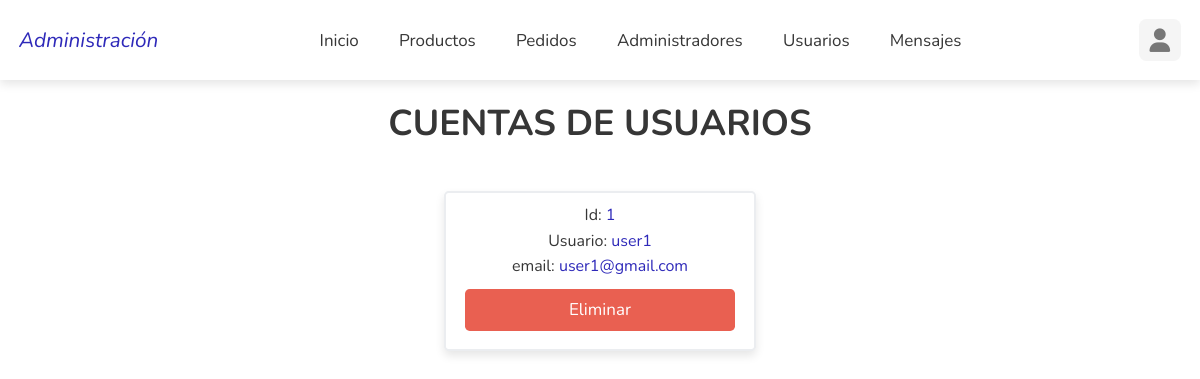
Screenshot of /admin/users_accounts.php (signed in) with the database file from the repository.
### tables this page shows
CREATE TABLE `users` (
  `id` int(100) NOT NULL,
  `name` varchar(20) NOT NULL,
  `email` varchar(50) NOT NULL,
  `password` varchar(50) NOT NULL
);

### admin/users_accounts.php (the view, shortened to what this page needs)
<?php
include '../componentes/connect.php';
?>
<!DOCTYPE html>
<html lang="en">
<head>
    <link rel="stylesheet" href="https://cdnjs.cloudflare.com/ajax/libs/font-awesome/6.2.1/css/all.min.css">
    <link rel="stylesheet" href="../css/admin_estilo.css">
</head>
<body>
    <?php
    include '../componentes/admin_header.php';
    ?>
    <section class="accounts">
        <h1 class="heading">Cuentas de Usuarios</h1>
        <div class="box-container">
            <?php
            $select_accounts = $conn->prepare("SELECT * FROM `users`");
            $select_accounts->execute();
            if ($select_accounts->rowCount() > 0) {
                while ($fetch_accounts = $select_accounts->fetch(PDO::FETCH_ASSOC)) {
            ?>
            <div class="box">
                    <p>Id: <span><?= $fetch_accounts['id']?></span></p>
                    <p>Usuario: <span><?= $fetch_accounts['name']?></span></p>
                    <p>email: <span><?= $fetch_accounts['email']?></span></p>
                    <a href="users_accounts.php?delete=<?= $fetch_accounts['id']; ?>" class="delete-btn" onclick="return confirm('Desea Eliminar esta cuenta?')">Eliminar</a>
            </div>
            <?php
                }
            } else {
                echo '<p class="empty">No hay cuentas disponibles</p>';
            }
            ?>
        </div>
    </section>
</body>
</html>

### css/admin_estilo.css (style rules this page uses)
:root { --color-principal: #2e29b9; --verde: #29c539e7; --rojo: #e74d3ce3; --naranja: #e2b214d5; --negro: rgb(54, 54, 54); --blanco: #fff; --gris: #EBEDF0; --border: .3rem solid var(--gris); --box-shadow: 0 .5rem 1rem rgba(0, 0, 0, 0.1); --light-bg: #f5f5f5; --light-color: #777; }
* { font-family: 'Nunito', sans-serif; margin: 0; padding: 0; box-sizing: border-box; text-decoration: none; outline: none; border: none; }
html { font-size: 59%; overflow-x: hidden; }
body { background-color: linear-gradient(to bottom, #b8b8b87e 0%, #ffffff 100%); }
section { max-width: 1200px; margin: 0 auto; padding: 2rem; }
.btn, .btn-green, .delete-btn, .option-btn { display: block; margin-top: 1rem; border-radius: .5rem; cursor: pointer; width: 100%; font-size: 1.8rem; color: var(--blanco); padding: 1rem 3rem; text-transform: capitalize; text-align: center; }
.delete-btn { background-color: var(--rojo); }
.heading { text-align: center; margin-bottom: 4.5rem; text-transform: uppercase; color: var(--negro); font-size: 3.8rem; }
.accounts .box-container { display: grid; grid-template-columns: repeat(auto-fit, 33rem); gap: 3rem; justify-content: center; align-items: flex-start; text-align: center; }
.accounts .box-container .box { background-color: var(--blanco); border-radius: .5rem; box-shadow: var(--box-shadow); border: var(--border); padding: 2rem; padding-left: 2rem; padding-top: 1rem; }
.accounts .box-container .box p { padding: .2rem 0; font-size: 1.7rem; color: var(--negro); }
.accounts .box-container .box p span { color: var(--color-principal); }

### rows the page displays
users: id "1", name "user1", email "user1@gmail.com"
